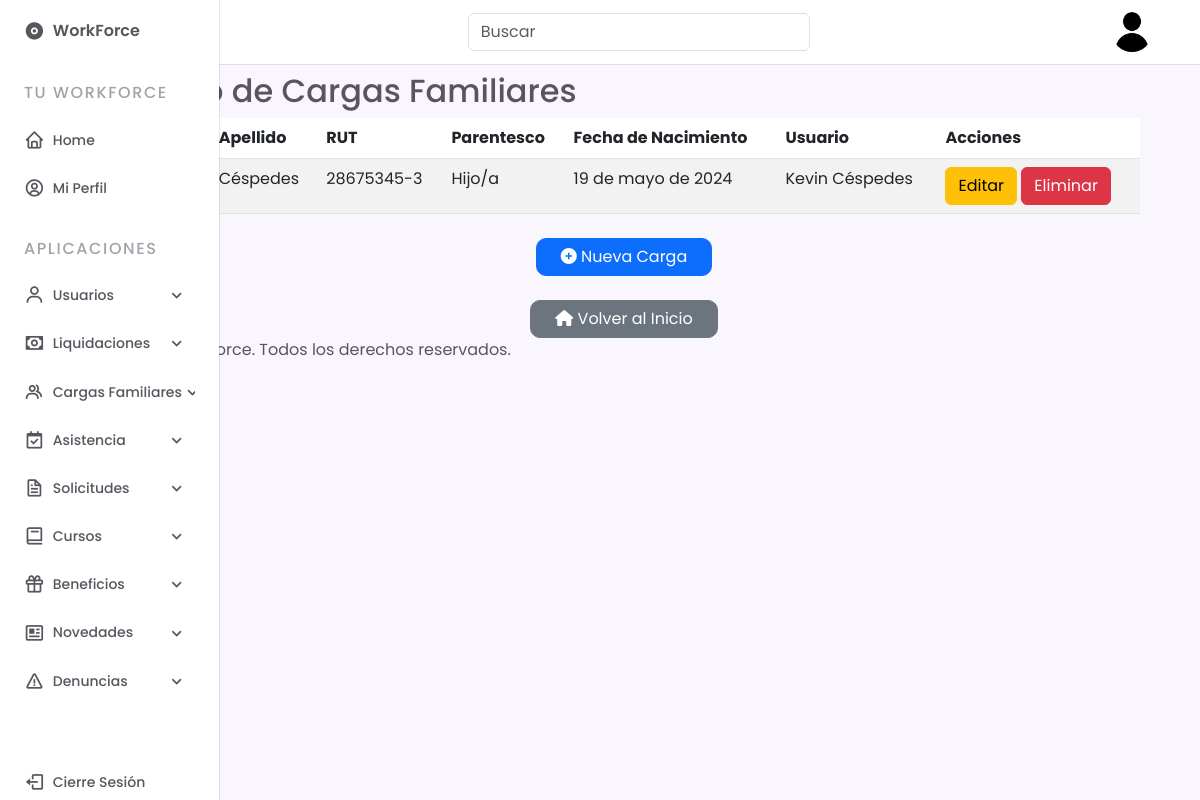
The app's page /gestiones/cargas/ (signed in) with its own data.
### gestiones/models.py (models this page shows, shortened)
class CargaFamiliar(models.Model):
    nombre = models.CharField(max_length=100)
    apellido = models.CharField(max_length=100)
    rut = models.CharField(max_length=12)
    parentesco = models.CharField(max_length=50, choices=[
        ('hijo/a', 'Hijo/a'),
        ('esposo/a', 'Esposo/a'),
        ('padre/madre', 'Padre/Madre'),
        ('conviviente', 'Conviviente'),
        ('otro', 'Otro'),
    ])
    fecha_nacimiento = models.DateField(null=True, blank=True)
    usuario = models.ForeignKey(CustomUser, on_delete=models.CASCADE, related_name='cargas_familiares')

class CustomUser(AbstractUser):
    empresa = models.ForeignKey(Empresa, on_delete=models.CASCADE, null=True, blank=True)
    area = models.ForeignKey(Area, on_delete=models.SET_NULL, null=True, blank=True)
    cargo = models.CharField(max_length=255, blank=True, null=True)
    fecha_contratacion = models.DateField(blank=True, null=True)
    foto_perfil = models.ImageField(upload_to='fotos_perfil/', null=True, blank=True)
    telefono = models.CharField(max_length=15, null=True, blank=True)
    fecha_nacimiento = models.DateField(null=True, blank=True)
    direccion = models.CharField(max_length=255, blank=True, null=True)
    salud = models.CharField(max_length=30, choices=[
        ('fonasa', 'Fonasa'),
        ('banmedica', 'Banmédica'),
        ('colmena', 'Colmena Golden Cross'),
        ('consalud', 'Consalud'),
        ('cruzblanca', 'CruzBlanca'),
        ('esencial', 'Esencial'),
        ('masvida', 'Nueva Masvida'),
        ('vidatres', 'Vida Tres'),
    ], blank=True, null=True)
    afp = models.CharField(max_length=30, choices=[
        ('capital', 'AFP Capital'),
        ('cuprum', 'AFP Cuprum'),
        ('habitat', 'AFP Habitat'),
        ('modelo', 'AFP Modelo'),
        ('planvital', 'AFP Planvital'),
        ('provida', 'AFP Provida'),
        ('uno', 'AFP Uno'),
    ], blank=True, null=True)
    horario_asignado = models.CharField(max_length=20, choices=[
        ('8:00-17:30', '8:00 a 17:30'),
        ('9:00-18:30', '9:00 a 18:30'),
        ('21:00-8:00', '21:00 a 8:00'),
        ('otro', 'Otro'),
    ], null=True, blank=True)
    rut = models.CharField(max_length=12, unique=True, null=True, blank=True)

### gestiones/views.py (the view)
# urls.py: path('cargas/', views.listar_cargas, name='listar_cargas'),
@login_required
def listar_cargas(request):
    if is_supervisor(request.user):
        cargas = CargaFamiliar.objects.filter(usuario__empresa=request.user.empresa)
    else:
        cargas = CargaFamiliar.objects.filter(usuario=request.user)
    return render(request, 'gestiones/cargas_familiares/listar_cargas.html', {'cargas': cargas})

### core/templatetags/custom_tags.py (called while the page is built)
@register.filter
def is_supervisor(user):
    return user.groups.filter(name='supervisores').exists()

### gestiones/views.py (called while the page is built)
def is_supervisor(user):
    return user.groups.filter(name='supervisores').exists()

### gestiones/templates/gestiones/cargas_familiares/listar_cargas.html
{% extends "base.html" %}
{% block content %}
<div class="container">
    <h2>Listado de Cargas Familiares</h2>
    <table class="table table-striped">
        <thead>
            <tr>
                <th>Nombre</th>
                <th>Apellido</th>
                <th>RUT</th>
                <th>Parentesco</th>
                <th>Fecha de Nacimiento</th>
                <th>Usuario</th>
                <th>Acciones</th>
            </tr>
        </thead>
        <tbody>
            {% for carga in cargas %}
            <tr>
                <td>{{ carga.nombre }}</td>
                <td>{{ carga.apellido }}</td>
                <td>{{ carga.rut }}</td>
                <td>{{ carga.get_parentesco_display }}</td>
                <td>{{ carga.fecha_nacimiento }}</td>
                <td>{{ carga.usuario.get_full_name }}</td>
                <td>
                    <a href="{% url 'editar_carga' carga.pk %}" class="btn btn-warning">Editar</a>
                    <a href="{% url 'eliminar_carga' carga.pk %}" class="btn btn-danger">Eliminar</a>
                </td>
            </tr>
            {% endfor %}
        </tbody>
    </table>
    <div class="d-flex justify-content-center mt-4">
        <a href="{% url 'registrar_carga' %}" class="btn btn-primary px-4" style="border-radius: 10px;">
            <i class="fas fa-plus-circle"></i> Nueva Carga
        </a>
    </div>
    <div class="d-flex justify-content-center mt-4">
        <a href="{% url 'home' %}" class="btn btn-secondary px-4" style="border-radius: 10px;">
            <i class="fas fa-home"></i> Volver al Inicio
        </a>
    </div>
</div>
{% endblock %}

### static/css/styles_home.css (style rules this page uses)
:root { --header-height: 3.5rem; --nav-width: 219px; --first-color: #6923D0; --first-color-light: #F4F0FA; --title-color: #19181B; --text-color: #58555E; --text-color-light: #A5A1AA; --body-color: #F9F6FD; --container-color: #FFFFFF; --body-font: 'Poppins', sans-serif; --normal-font-size: .938rem; --small-font-size: .75rem; --smaller-font-size: .75rem; --font-medium: 500; --font-semi-bold: 600; --z-fixed: 100; }
@media screen and (min-width: 1024px) { :root { --normal-font-size: 1rem; --small-font-size: .875rem; --smaller-font-size: .813rem; } }
body { margin: var(--header-height) 0 0 0; padding: 1rem 1rem 0; font-family: var(--body-font); font-size: var(--normal-font-size); background-color: var(--body-color); color: var(--text-color); }
a { text-decoration: none; }
@media screen and (min-width: 768px) { body { padding: 1rem 3rem 0 6rem; } }

### records on screen
CargaFamiliar: apellido "Céspedes", rut "28675345-3", parentesco "Hijo/a", fecha_nacimiento "19 de mayo de 2024", usuario.get_full_name "Kevin Céspedes"
